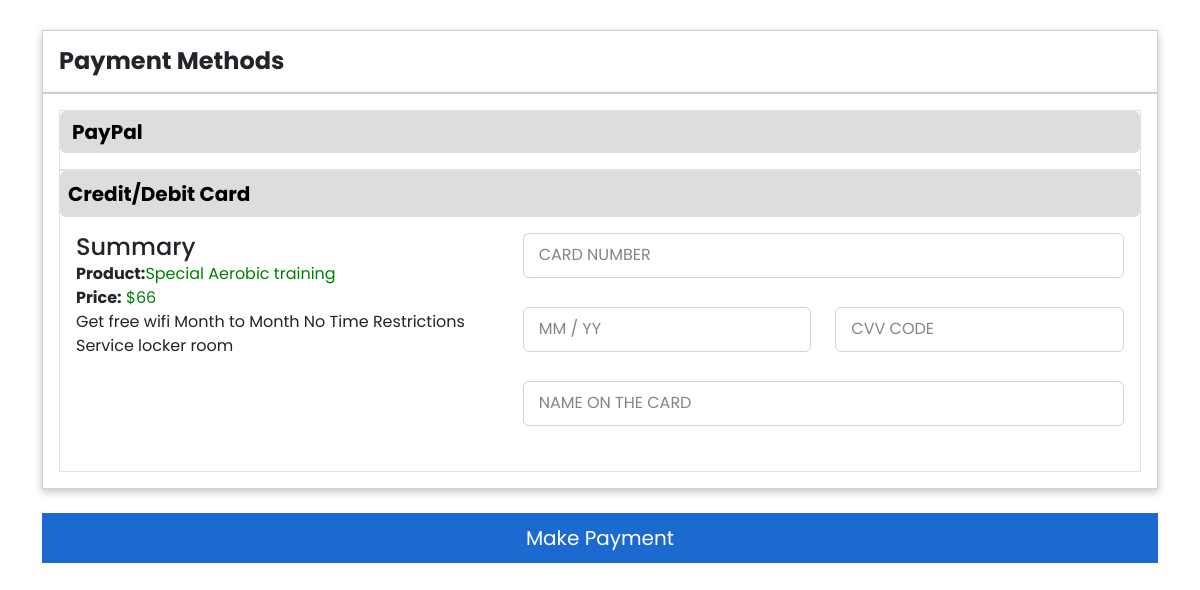
The app's page /payment.php?id=3 with its own data.
### tables this page shows
CREATE TABLE IF NOT EXISTS `packages` (
  `id` int(11) NOT NULL AUTO_INCREMENT,
  `price` int(11) NOT NULL,
  `img` text NOT NULL,
  `discription` text NOT NULL,
  `heading` text NOT NULL,
  PRIMARY KEY (`id`)
);

### payment.php (the view, shortened to what this page needs)
<!DOCTYPE html>
<html lang="en">
<head>
    <link rel="stylesheet" href="payment.css">
<link href="https://cdn.jsdelivr.net/npm/bootstrap@5.2.2/dist/css/bootstrap.min.css" rel="stylesheet">
</head>
<body>
<div class="container">
            <div class="col-12 mt-4">
                <div class="card p-3">
                    <p class="mb-0 fw-bold h4">Payment Methods</p>
                </div>
            </div>
            <div class="col-12">
                <div class="card p-3">
                    <div class="card-body border p-0">
                        <p>
                            <a class="btn btn-primary w-100 h-100 d-flex align-items-center justify-content-between"
                                data-bs-toggle="collapse" href="#collapseExample" role="button" aria-expanded="true"
                                aria-controls="collapseExample">
                                <span class="fw-bold">PayPal</span>
                            </a>
                        </p>
                    </div>
                    <div class="card-body border p-0">
                        <p>
                            <a class="btn btn-primary p-2 w-100 h-100 d-flex align-items-center justify-content-between"
                                data-bs-toggle="collapse" href="#collapseExample" role="button" aria-expanded="true"
                                aria-controls="collapseExample">
                                <span class="fw-bold">Credit/Debit Card</span>
                            </a>
                        </p>
                        <div class="collapse show p-3 pt-0" id="collapseExample">
                            <div class="row">
                                <div class="col-lg-5 mb-lg-0 mb-3">
                                    <?php
                                    $con=new mysqli("localhost","root","","fitness");
                                    if($con==true)
                                    {
                                        $q="SELECT * FROM packages where id=$_GET[id]";
                                        $t=mysqli_query($con,$q);
                                        if($t->num_rows>0)
                                        {
                                            while($row = $t->fetch_assoc()) {
                                                echo"<p class='h4 mb-0'>Summary</p>
                                                <p class='mb-0'><span class='fw-bold'>Product:</span><span class='c-green'>". $row["heading"]."</span>
                                                </p>
                                                <p class='mb-0'>
                                                    <span class='fw-bold'>Price:</span>
                                                    <span class='c-green'>$".$row["price"]."</span>
                                                </p>
                                                <p class='mb-0'>".$row["discription"]."</p>";
                                            }
                                        }
                                        else
                                        {
                                            echo "query prob";
                                        }
                                    }
                                    else
                                    {
                                        echo "connection problem";
                                    }
                                     ?>
                                </div>
                                <div class="col-lg-7">
                                    <form action="#" method=post class="form">
                                        <div class="row">
                                            <div class="col-12">
                                                <div class="form__div">
                                                    <input type="text" class="form-control" placeholder=" " name=t1>
                                                    <label for="" class="form__label">Card Number</label>
                                                </div>
                                            </div>
                                            <div class="col-6">
                                                <div class="form__div">
                                                    <input type="text" class="form-control" placeholder=" " name=t2>
                                                    <label for="" class="form__label">MM / yy</label>
                                                </div>
                                            </div>
                                            <div class="col-6">
                                                <div class="form__div">
                                                    <input type="password" class="form-control" placeholder=" " name=t3>
                                                    <label for="" class="form__label">cvv code</label>
                                                </div>
                                            </div>
                                            <div class="col-12">
                                                <div class="form__div">
                                                    <input type="text" class="form-control" placeholder=" " name=t4>
                                                    <label for="" class="form__label">name on the card</label>
                                                </div>
                                            </div>
                                        </div>
                                </div>
                            </div>
                        </div>
                    </div>
                </div>
            </div>
            <div class="col-12">
                <input type=submit class="btn btn-primary payment" value="Make Payment" name=b1 >
            </div>
        </div>
</body>
</html>

### payment.css (style rules this page uses)
* { margin: 0; padding: 0; box-sizing: border-box; font-family: 'Poppins', sans-serif }
.container { margin: 30px auto; }
.container .card { width: 100%; box-shadow: rgba(0, 0, 0, 0.24) 0px 3px 8px; background: #fff; border-radius: 0px; }
body { background: #eee }
.btn.btn-primary { background-color: #ddd; color: black; box-shadow: none; border: none; font-size: 20px; width: 100%; height: 100%; }
.c-green { color: green; }
.btn.btn-primary.payment { background-color: #1c6acf; color: white; border-radius: 0px; height: 50px; display: flex; align-items: center; justify-content: center; margin-top: 24px; }
.form__div { height: 50px; position: relative; margin-bottom: 24px; }
.form-control { width: 100%; height: 45px; font-size: 14px; border: 1px solid #DADCE0; border-radius: 0; outline: none; padding: 2px; background: none; z-index: 1; box-shadow: none; }
.form__label { position: absolute; left: 16px; top: 10px; background-color: #fff; color: #80868B; font-size: 16px; transition: .3s; text-transform: uppercase; }

### records on screen
packages: heading "Special Aerobic training", price "66", discription "Get free wifi Month to Month No Time Restrictions Service locker room"
